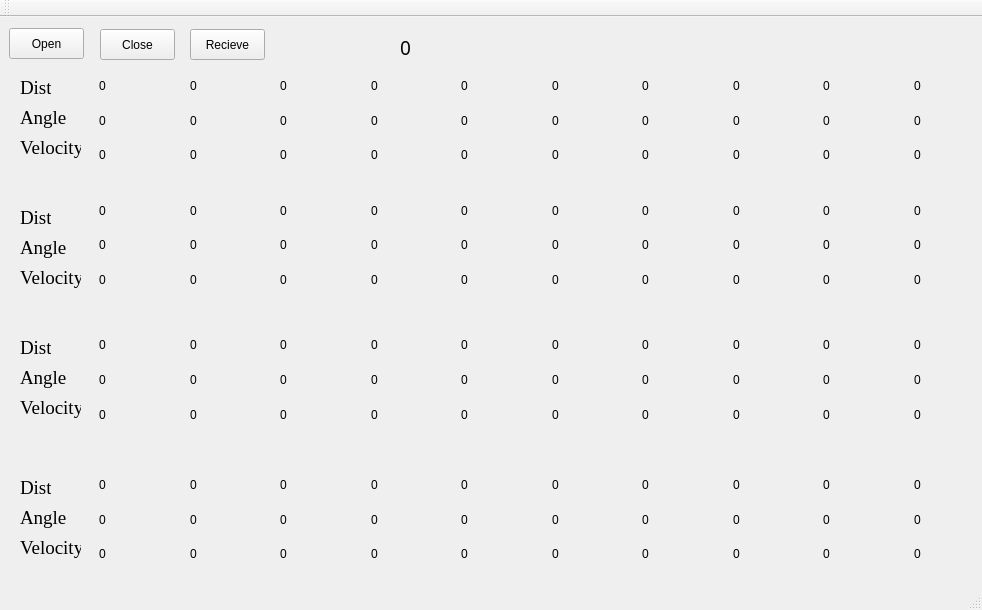
<?xml version="1.0" encoding="UTF-8"?>
<ui version="4.0">
 <class>MainWindow</class>
 <widget class="QMainWindow" name="MainWindow">
  <property name="geometry">
   <rect>
    <x>0</x>
    <y>0</y>
    <width>982</width>
    <height>610</height>
   </rect>
  </property>
  <property name="windowTitle">
   <string>MainWindow</string>
  </property>
  <widget class="QWidget" name="centralWidget">
   <widget class="QPushButton" name="btn_open">
    <property name="geometry">
     <rect>
      <x>9</x>
      <y>11</y>
      <width>75</width>
      <height>31</height>
     </rect>
    </property>
    <property name="text">
     <string>Open</string>
    </property>
   </widget>
   <widget class="QPushButton" name="btn_close">
    <property name="geometry">
     <rect>
      <x>100</x>
      <y>12</y>
      <width>75</width>
      <height>31</height>
     </rect>
    </property>
    <property name="text">
     <string>Close</string>
    </property>
   </widget>
   <widget class="QPushButton" name="btn_receive">
    <property name="geometry">
     <rect>
      <x>190</x>
      <y>12</y>
      <width>75</width>
      <height>31</height>
     </rect>
    </property>
    <property name="text">
     <string>Recieve</string>
    </property>
   </widget>
   <widget class="QLabel" name="d10_lab">
    <property name="geometry">
     <rect>
      <x>914</x>
      <y>61</y>
      <width>54</width>
      <height>16</height>
     </rect>
    </property>
    <property name="text">
     <string>0</string>
    </property>
   </widget>
   <widget class="QLabel" name="d5_lab">
    <property name="geometry">
     <rect>
      <x>461</x>
      <y>61</y>
      <width>54</width>
      <height>16</height>
     </rect>
    </property>
    <property name="text">
     <string>0</string>
    </property>
   </widget>
   <widget class="QLabel" name="d9_lab">
    <property name="geometry">
     <rect>
      <x>823</x>
      <y>61</y>
      <width>54</width>
      <height>16</height>
     </rect>
    </property>
    <property name="text">
     <string>0</string>
    </property>
   </widget>
   <widget class="QLabel" name="d2_lab">
    <property name="geometry">
     <rect>
      <x>190</x>
      <y>61</y>
      <width>54</width>
      <height>16</height>
     </rect>
    </property>
    <property name="text">
     <string>0</string>
    </property>
   </widget>
   <widget class="QLabel" name="d4_lab">
    <property name="geometry">
     <rect>
      <x>371</x>
      <y>61</y>
      <width>54</width>
      <height>16</height>
     </rect>
    </property>
    <property name="text">
     <string>0</string>
    </property>
   </widget>
   <widget class="QLabel" name="d8_lab">
    <property name="geometry">
     <rect>
      <x>733</x>
      <y>61</y>
      <width>54</width>
      <height>16</height>
     </rect>
    </property>
    <property name="text">
     <string>0</string>
    </property>
   </widget>
   <widget class="QLabel" name="d6_lab">
    <property name="geometry">
     <rect>
      <x>552</x>
      <y>61</y>
      <width>54</width>
      <height>16</height>
     </rect>
    </property>
    <property name="text">
     <string>0</string>
    </property>
   </widget>
   <widget class="QLabel" name="d7_lab">
    <property name="geometry">
     <rect>
      <x>642</x>
      <y>61</y>
      <width>54</width>
      <height>16</height>
     </rect>
    </property>
    <property name="text">
     <string>0</string>
    </property>
   </widget>
   <widget class="QLabel" name="d1_lab">
    <property name="geometry">
     <rect>
      <x>99</x>
      <y>61</y>
      <width>54</width>
      <height>16</height>
     </rect>
    </property>
    <property name="text">
     <string>0</string>
    </property>
   </widget>
   <widget class="QLabel" name="d3_lab">
    <property name="geometry">
     <rect>
      <x>280</x>
      <y>61</y>
      <width>54</width>
      <height>16</height>
     </rect>
    </property>
    <property name="text">
     <string>0</string>
    </property>
   </widget>
   <widget class="QLabel" name="a10_lab">
    <property name="geometry">
     <rect>
      <x>914</x>
      <y>96</y>
      <width>54</width>
      <height>16</height>
     </rect>
    </property>
    <property name="text">
     <string>0</string>
    </property>
   </widget>
   <widget class="QLabel" name="a9_lab">
    <property name="geometry">
     <rect>
      <x>823</x>
      <y>96</y>
      <width>54</width>
      <height>16</height>
     </rect>
    </property>
    <property name="text">
     <string>0</string>
    </property>
   </widget>
   <widget class="QLabel" name="a8_lab">
    <property name="geometry">
     <rect>
      <x>733</x>
      <y>96</y>
      <width>54</width>
      <height>16</height>
     </rect>
    </property>
    <property name="text">
     <string>0</string>
    </property>
   </widget>
   <widget class="QLabel" name="a7_lab">
    <property name="geometry">
     <rect>
      <x>642</x>
      <y>96</y>
      <width>54</width>
      <height>16</height>
     </rect>
    </property>
    <property name="text">
     <string>0</string>
    </property>
   </widget>
   <widget class="QLabel" name="a6_lab">
    <property name="geometry">
     <rect>
      <x>552</x>
      <y>96</y>
      <width>54</width>
      <height>16</height>
     </rect>
    </property>
    <property name="text">
     <string>0</string>
    </property>
   </widget>
   <widget class="QLabel" name="a5_lab">
    <property name="geometry">
     <rect>
      <x>461</x>
      <y>96</y>
      <width>54</width>
      <height>16</height>
     </rect>
    </property>
    <property name="text">
     <string>0</string>
    </property>
   </widget>
   <widget class="QLabel" name="a4_lab">
    <property name="geometry">
     <rect>
      <x>371</x>
      <y>96</y>
      <width>54</width>
      <height>16</height>
     </rect>
    </property>
    <property name="text">
     <string>0</string>
    </property>
   </widget>
   <widget class="QLabel" name="a3_lab">
    <property name="geometry">
     <rect>
      <x>280</x>
      <y>96</y>
      <width>54</width>
      <height>16</height>
     </rect>
    </property>
    <property name="text">
     <string>0</string>
    </property>
   </widget>
   <widget class="QLabel" name="a2_lab">
    <property name="geometry">
     <rect>
      <x>190</x>
      <y>96</y>
      <width>54</width>
      <height>16</height>
     </rect>
    </property>
    <property name="text">
     <string>0</string>
    </property>
   </widget>
   <widget class="QLabel" name="a1_lab">
    <property name="geometry">
     <rect>
      <x>99</x>
      <y>96</y>
      <width>54</width>
      <height>16</height>
     </rect>
    </property>
    <property name="text">
     <string>0</string>
    </property>
   </widget>
   <widget class="QLabel" name="v10_lab">
    <property name="geometry">
     <rect>
      <x>914</x>
      <y>130</y>
      <width>54</width>
      <height>16</height>
     </rect>
    </property>
    <property name="text">
     <string>0</string>
    </property>
   </widget>
   <widget class="QLabel" name="v9_lab">
    <property name="geometry">
     <rect>
      <x>823</x>
      <y>130</y>
      <width>54</width>
      <height>16</height>
     </rect>
    </property>
    <property name="text">
     <string>0</string>
    </property>
   </widget>
   <widget class="QLabel" name="v8_lab">
    <property name="geometry">
     <rect>
      <x>733</x>
      <y>130</y>
      <width>54</width>
      <height>16</height>
     </rect>
    </property>
    <property name="text">
     <string>0</string>
    </property>
   </widget>
   <widget class="QLabel" name="v7_lab">
    <property name="geometry">
     <rect>
      <x>642</x>
      <y>130</y>
      <width>54</width>
      <height>16</height>
     </rect>
    </property>
    <property name="text">
     <string>0</string>
    </property>
   </widget>
   <widget class="QLabel" name="v6_lab">
    <property name="geometry">
     <rect>
      <x>552</x>
      <y>130</y>
      <width>54</width>
      <height>16</height>
     </rect>
    </property>
    <property name="text">
     <string>0</string>
    </property>
   </widget>
   <widget class="QLabel" name="v5_lab">
    <property name="geometry">
     <rect>
      <x>461</x>
      <y>130</y>
      <width>54</width>
      <height>16</height>
     </rect>
    </property>
    <property name="text">
     <string>0</string>
    </property>
   </widget>
   <widget class="QLabel" name="v4_lab">
    <property name="geometry">
     <rect>
      <x>371</x>
      <y>130</y>
      <width>54</width>
      <height>16</height>
     </rect>
    </property>
    <property name="text">
     <string>0</string>
    </property>
   </widget>
   <widget class="QLabel" name="v3_lab">
    <property name="geometry">
     <rect>
      <x>280</x>
      <y>130</y>
      <width>54</width>
      <height>16</height>
     </rect>
    </property>
    <property name="text">
     <string>0</string>
    </property>
   </widget>
   <widget class="QLabel" name="v2_lab">
    <property name="geometry">
     <rect>
      <x>190</x>
      <y>130</y>
      <width>54</width>
      <height>16</height>
     </rect>
    </property>
    <property name="text">
     <string>0</string>
    </property>
   </widget>
   <widget class="QLabel" name="v1_lab">
    <property name="geometry">
     <rect>
      <x>99</x>
      <y>130</y>
      <width>54</width>
      <height>16</height>
     </rect>
    </property>
    <property name="text">
     <string>0</string>
    </property>
   </widget>
   <widget class="QLabel" name="d19_lab">
    <property name="geometry">
     <rect>
      <x>823</x>
      <y>186</y>
      <width>54</width>
      <height>16</height>
     </rect>
    </property>
    <property name="text">
     <string>0</string>
    </property>
   </widget>
   <widget class="QLabel" name="d14_lab">
    <property name="geometry">
     <rect>
      <x>371</x>
      <y>186</y>
      <width>54</width>
      <height>16</height>
     </rect>
    </property>
    <property name="text">
     <string>0</string>
    </property>
   </widget>
   <widget class="QLabel" name="d16_lab">
    <property name="geometry">
     <rect>
      <x>552</x>
      <y>186</y>
      <width>54</width>
      <height>16</height>
     </rect>
    </property>
    <property name="text">
     <string>0</string>
    </property>
   </widget>
   <widget class="QLabel" name="a20_lab">
    <property name="geometry">
     <rect>
      <x>914</x>
      <y>220</y>
      <width>54</width>
      <height>16</height>
     </rect>
    </property>
    <property name="text">
     <string>0</string>
    </property>
   </widget>
   <widget class="QLabel" name="a19_lab">
    <property name="geometry">
     <rect>
      <x>823</x>
      <y>220</y>
      <width>54</width>
      <height>16</height>
     </rect>
    </property>
    <property name="text">
     <string>0</string>
    </property>
   </widget>
   <widget class="QLabel" name="v14_lab">
    <property name="geometry">
     <rect>
      <x>371</x>
      <y>255</y>
      <width>54</width>
      <height>16</height>
     </rect>
    </property>
    <property name="text">
     <string>0</string>
    </property>
   </widget>
   <widget class="QLabel" name="d12_lab">
    <property name="geometry">
     <rect>
      <x>190</x>
      <y>186</y>
      <width>54</width>
      <height>16</height>
     </rect>
    </property>
    <property name="text">
     <string>0</string>
    </property>
   </widget>
   <widget class="QLabel" name="v17_lab">
    <property name="geometry">
     <rect>
      <x>642</x>
      <y>255</y>
      <width>54</width>
      <height>16</height>
     </rect>
    </property>
    <property name="text">
     <string>0</string>
    </property>
   </widget>
   <widget class="QLabel" name="v18_lab">
    <property name="geometry">
     <rect>
      <x>733</x>
      <y>255</y>
      <width>54</width>
      <height>16</height>
     </rect>
    </property>
    <property name="text">
     <string>0</string>
    </property>
   </widget>
   <widget class="QLabel" name="v19_lab">
    <property name="geometry">
     <rect>
      <x>823</x>
      <y>255</y>
      <width>54</width>
      <height>16</height>
     </rect>
    </property>
    <property name="text">
     <string>0</string>
    </property>
   </widget>
   <widget class="QLabel" name="v15_lab">
    <property name="geometry">
     <rect>
      <x>461</x>
      <y>255</y>
      <width>54</width>
      <height>16</height>
     </rect>
    </property>
    <property name="text">
     <string>0</string>
    </property>
   </widget>
   <widget class="QLabel" name="v20_lab">
    <property name="geometry">
     <rect>
      <x>914</x>
      <y>255</y>
      <width>54</width>
      <height>16</height>
     </rect>
    </property>
    <property name="text">
     <string>0</string>
    </property>
   </widget>
   <widget class="QLabel" name="d17_lab">
    <property name="geometry">
     <rect>
      <x>642</x>
      <y>186</y>
      <width>54</width>
      <height>16</height>
     </rect>
    </property>
    <property name="text">
     <string>0</string>
    </property>
   </widget>
   <widget class="QLabel" name="a15_lab">
    <property name="geometry">
     <rect>
      <x>461</x>
      <y>220</y>
      <width>54</width>
      <height>16</height>
     </rect>
    </property>
    <property name="text">
     <string>0</string>
    </property>
   </widget>
   <widget class="QLabel" name="v16_lab">
    <property name="geometry">
     <rect>
      <x>552</x>
      <y>255</y>
      <width>54</width>
      <height>16</height>
     </rect>
    </property>
    <property name="text">
     <string>0</string>
    </property>
   </widget>
   <widget class="QLabel" name="d20_lab">
    <property name="geometry">
     <rect>
      <x>914</x>
      <y>186</y>
      <width>54</width>
      <height>16</height>
     </rect>
    </property>
    <property name="text">
     <string>0</string>
    </property>
   </widget>
   <widget class="QLabel" name="v12_lab">
    <property name="geometry">
     <rect>
      <x>190</x>
      <y>255</y>
      <width>54</width>
      <height>16</height>
     </rect>
    </property>
    <property name="text">
     <string>0</string>
    </property>
   </widget>
   <widget class="QLabel" name="a13_lab">
    <property name="geometry">
     <rect>
      <x>280</x>
      <y>220</y>
      <width>54</width>
      <height>16</height>
     </rect>
    </property>
    <property name="text">
     <string>0</string>
    </property>
   </widget>
   <widget class="QLabel" name="d18_lab">
    <property name="geometry">
     <rect>
      <x>733</x>
      <y>186</y>
      <width>54</width>
      <height>16</height>
     </rect>
    </property>
    <property name="text">
     <string>0</string>
    </property>
   </widget>
   <widget class="QLabel" name="d13_lab">
    <property name="geometry">
     <rect>
      <x>280</x>
      <y>186</y>
      <width>54</width>
      <height>16</height>
     </rect>
    </property>
    <property name="text">
     <string>0</string>
    </property>
   </widget>
   <widget class="QLabel" name="v11_lab">
    <property name="geometry">
     <rect>
      <x>99</x>
      <y>255</y>
      <width>54</width>
      <height>16</height>
     </rect>
    </property>
    <property name="text">
     <string>0</string>
    </property>
   </widget>
   <widget class="QLabel" name="a16_lab">
    <property name="geometry">
     <rect>
      <x>552</x>
      <y>220</y>
      <width>54</width>
      <height>16</height>
     </rect>
    </property>
    <property name="text">
     <string>0</string>
    </property>
   </widget>
   <widget class="QLabel" name="a11_lab">
    <property name="geometry">
     <rect>
      <x>99</x>
      <y>220</y>
      <width>54</width>
      <height>16</height>
     </rect>
    </property>
    <property name="text">
     <string>0</string>
    </property>
   </widget>
   <widget class="QLabel" name="d15_lab">
    <property name="geometry">
     <rect>
      <x>461</x>
      <y>186</y>
      <width>54</width>
      <height>16</height>
     </rect>
    </property>
    <property name="text">
     <string>0</string>
    </property>
   </widget>
   <widget class="QLabel" name="a12_lab">
    <property name="geometry">
     <rect>
      <x>190</x>
      <y>220</y>
      <width>54</width>
      <height>16</height>
     </rect>
    </property>
    <property name="text">
     <string>0</string>
    </property>
   </widget>
   <widget class="QLabel" name="a18_lab">
    <property name="geometry">
     <rect>
      <x>733</x>
      <y>220</y>
      <width>54</width>
      <height>16</height>
     </rect>
    </property>
    <property name="text">
     <string>0</string>
    </property>
   </widget>
   <widget class="QLabel" name="v13_lab">
    <property name="geometry">
     <rect>
      <x>280</x>
      <y>255</y>
      <width>54</width>
      <height>16</height>
     </rect>
    </property>
    <property name="text">
     <string>0</string>
    </property>
   </widget>
   <widget class="QLabel" name="a17_lab">
    <property name="geometry">
     <rect>
      <x>642</x>
      <y>220</y>
      <width>54</width>
      <height>16</height>
     </rect>
    </property>
    <property name="text">
     <string>0</string>
    </property>
   </widget>
   <widget class="QLabel" name="a14_lab">
    <property name="geometry">
     <rect>
      <x>371</x>
      <y>220</y>
      <width>54</width>
      <height>16</height>
     </rect>
    </property>
    <property name="text">
     <string>0</string>
    </property>
   </widget>
   <widget class="QLabel" name="d11_lab">
    <property name="geometry">
     <rect>
      <x>99</x>
      <y>186</y>
      <width>54</width>
      <height>16</height>
     </rect>
    </property>
    <property name="text">
     <string>0</string>
    </property>
   </widget>
   <widget class="QLabel" name="d24_lab">
    <property name="geometry">
     <rect>
      <x>371</x>
      <y>320</y>
      <width>54</width>
      <height>16</height>
     </rect>
    </property>
    <property name="text">
     <string>0</string>
    </property>
   </widget>
   <widget class="QLabel" name="d26_lab">
    <property name="geometry">
     <rect>
      <x>552</x>
      <y>320</y>
      <width>54</width>
      <height>16</height>
     </rect>
    </property>
    <property name="text">
     <string>0</string>
    </property>
   </widget>
   <widget class="QLabel" name="v24_lab">
    <property name="geometry">
     <rect>
      <x>371</x>
      <y>390</y>
      <width>54</width>
      <height>16</height>
     </rect>
    </property>
    <property name="text">
     <string>0</string>
    </property>
   </widget>
   <widget class="QLabel" name="label_64">
    <property name="geometry">
     <rect>
      <x>552</x>
      <y>460</y>
      <width>54</width>
      <height>16</height>
     </rect>
    </property>
    <property name="text">
     <string>0</string>
    </property>
   </widget>
   <widget class="QLabel" name="label_65">
    <property name="geometry">
     <rect>
      <x>914</x>
      <y>495</y>
      <width>54</width>
      <height>16</height>
     </rect>
    </property>
    <property name="text">
     <string>0</string>
    </property>
   </widget>
   <widget class="QLabel" name="label_66">
    <property name="geometry">
     <rect>
      <x>733</x>
      <y>460</y>
      <width>54</width>
      <height>16</height>
     </rect>
    </property>
    <property name="text">
     <string>0</string>
    </property>
   </widget>
   <widget class="QLabel" name="d31_lab">
    <property name="geometry">
     <rect>
      <x>99</x>
      <y>460</y>
      <width>54</width>
      <height>16</height>
     </rect>
    </property>
    <property name="text">
     <string>0</string>
    </property>
   </widget>
   <widget class="QLabel" name="d34_lab">
    <property name="geometry">
     <rect>
      <x>371</x>
      <y>460</y>
      <width>54</width>
      <height>16</height>
     </rect>
    </property>
    <property name="text">
     <string>0</string>
    </property>
   </widget>
   <widget class="QLabel" name="v34_lab">
    <property name="geometry">
     <rect>
      <x>371</x>
      <y>529</y>
      <width>54</width>
      <height>16</height>
     </rect>
    </property>
    <property name="text">
     <string>0</string>
    </property>
   </widget>
   <widget class="QLabel" name="v31_lab">
    <property name="geometry">
     <rect>
      <x>99</x>
      <y>529</y>
      <width>54</width>
      <height>16</height>
     </rect>
    </property>
    <property name="text">
     <string>0</string>
    </property>
   </widget>
   <widget class="QLabel" name="v29_lab">
    <property name="geometry">
     <rect>
      <x>823</x>
      <y>390</y>
      <width>54</width>
      <height>16</height>
     </rect>
    </property>
    <property name="text">
     <string>0</string>
    </property>
   </widget>
   <widget class="QLabel" name="label_72">
    <property name="geometry">
     <rect>
      <x>914</x>
      <y>460</y>
      <width>54</width>
      <height>16</height>
     </rect>
    </property>
    <property name="text">
     <string>0</string>
    </property>
   </widget>
   <widget class="QLabel" name="a27_lab">
    <property name="geometry">
     <rect>
      <x>642</x>
      <y>355</y>
      <width>54</width>
      <height>16</height>
     </rect>
    </property>
    <property name="text">
     <string>0</string>
    </property>
   </widget>
   <widget class="QLabel" name="label_74">
    <property name="geometry">
     <rect>
      <x>733</x>
      <y>495</y>
      <width>54</width>
      <height>16</height>
     </rect>
    </property>
    <property name="text">
     <string>0</string>
    </property>
   </widget>
   <widget class="QLabel" name="v30_lab">
    <property name="geometry">
     <rect>
      <x>914</x>
      <y>390</y>
      <width>54</width>
      <height>16</height>
     </rect>
    </property>
    <property name="text">
     <string>0</string>
    </property>
   </widget>
   <widget class="QLabel" name="v22_lab">
    <property name="geometry">
     <rect>
      <x>190</x>
      <y>390</y>
      <width>54</width>
      <height>16</height>
     </rect>
    </property>
    <property name="text">
     <string>0</string>
    </property>
   </widget>
   <widget class="QLabel" name="label_77">
    <property name="geometry">
     <rect>
      <x>642</x>
      <y>495</y>
      <width>54</width>
      <height>16</height>
     </rect>
    </property>
    <property name="text">
     <string>0</string>
    </property>
   </widget>
   <widget class="QLabel" name="d29_lab">
    <property name="geometry">
     <rect>
      <x>823</x>
      <y>320</y>
      <width>54</width>
      <height>16</height>
     </rect>
    </property>
    <property name="text">
     <string>0</string>
    </property>
   </widget>
   <widget class="QLabel" name="a29_lab">
    <property name="geometry">
     <rect>
      <x>823</x>
      <y>355</y>
      <width>54</width>
      <height>16</height>
     </rect>
    </property>
    <property name="text">
     <string>0</string>
    </property>
   </widget>
   <widget class="QLabel" name="d27_lab">
    <property name="geometry">
     <rect>
      <x>642</x>
      <y>320</y>
      <width>54</width>
      <height>16</height>
     </rect>
    </property>
    <property name="text">
     <string>0</string>
    </property>
   </widget>
   <widget class="QLabel" name="v28_lab">
    <property name="geometry">
     <rect>
      <x>733</x>
      <y>390</y>
      <width>54</width>
      <height>16</height>
     </rect>
    </property>
    <property name="text">
     <string>0</string>
    </property>
   </widget>
   <widget class="QLabel" name="label_82">
    <property name="geometry">
     <rect>
      <x>823</x>
      <y>495</y>
      <width>54</width>
      <height>16</height>
     </rect>
    </property>
    <property name="text">
     <string>0</string>
    </property>
   </widget>
   <widget class="QLabel" name="label_83">
    <property name="geometry">
     <rect>
      <x>552</x>
      <y>529</y>
      <width>54</width>
      <height>16</height>
     </rect>
    </property>
    <property name="text">
     <string>0</string>
    </property>
   </widget>
   <widget class="QLabel" name="label_84">
    <property name="geometry">
     <rect>
      <x>823</x>
      <y>529</y>
      <width>54</width>
      <height>16</height>
     </rect>
    </property>
    <property name="text">
     <string>0</string>
    </property>
   </widget>
   <widget class="QLabel" name="a32_lab">
    <property name="geometry">
     <rect>
      <x>190</x>
      <y>495</y>
      <width>54</width>
      <height>16</height>
     </rect>
    </property>
    <property name="text">
     <string>0</string>
    </property>
   </widget>
   <widget class="QLabel" name="v27_lab">
    <property name="geometry">
     <rect>
      <x>642</x>
      <y>390</y>
      <width>54</width>
      <height>16</height>
     </rect>
    </property>
    <property name="text">
     <string>0</string>
    </property>
   </widget>
   <widget class="QLabel" name="d28_lab">
    <property name="geometry">
     <rect>
      <x>733</x>
      <y>320</y>
      <width>54</width>
      <height>16</height>
     </rect>
    </property>
    <property name="text">
     <string>0</string>
    </property>
   </widget>
   <widget class="QLabel" name="label_88">
    <property name="geometry">
     <rect>
      <x>914</x>
      <y>529</y>
      <width>54</width>
      <height>16</height>
     </rect>
    </property>
    <property name="text">
     <string>0</string>
    </property>
   </widget>
   <widget class="QLabel" name="v33_lab">
    <property name="geometry">
     <rect>
      <x>280</x>
      <y>529</y>
      <width>54</width>
      <height>16</height>
     </rect>
    </property>
    <property name="text">
     <string>0</string>
    </property>
   </widget>
   <widget class="QLabel" name="a21_lab">
    <property name="geometry">
     <rect>
      <x>99</x>
      <y>355</y>
      <width>54</width>
      <height>16</height>
     </rect>
    </property>
    <property name="text">
     <string>0</string>
    </property>
   </widget>
   <widget class="QLabel" name="label_91">
    <property name="geometry">
     <rect>
      <x>461</x>
      <y>495</y>
      <width>54</width>
      <height>16</height>
     </rect>
    </property>
    <property name="text">
     <string>0</string>
    </property>
   </widget>
   <widget class="QLabel" name="label_92">
    <property name="geometry">
     <rect>
      <x>733</x>
      <y>529</y>
      <width>54</width>
      <height>16</height>
     </rect>
    </property>
    <property name="text">
     <string>0</string>
    </property>
   </widget>
   <widget class="QLabel" name="label_93">
    <property name="geometry">
     <rect>
      <x>461</x>
      <y>460</y>
      <width>54</width>
      <height>16</height>
     </rect>
    </property>
    <property name="text">
     <string>0</string>
    </property>
   </widget>
   <widget class="QLabel" name="v26_lab">
    <property name="geometry">
     <rect>
      <x>552</x>
      <y>390</y>
      <width>54</width>
      <height>16</height>
     </rect>
    </property>
    <property name="text">
     <string>0</string>
    </property>
   </widget>
   <widget class="QLabel" name="a26_lab">
    <property name="geometry">
     <rect>
      <x>552</x>
      <y>355</y>
      <width>54</width>
      <height>16</height>
     </rect>
    </property>
    <property name="text">
     <string>0</string>
    </property>
   </widget>
   <widget class="QLabel" name="v23_lab">
    <property name="geometry">
     <rect>
      <x>280</x>
      <y>390</y>
      <width>54</width>
      <height>16</height>
     </rect>
    </property>
    <property name="text">
     <string>0</string>
    </property>
   </widget>
   <widget class="QLabel" name="label_97">
    <property name="geometry">
     <rect>
      <x>461</x>
      <y>529</y>
      <width>54</width>
      <height>16</height>
     </rect>
    </property>
    <property name="text">
     <string>0</string>
    </property>
   </widget>
   <widget class="QLabel" name="label_98">
    <property name="geometry">
     <rect>
      <x>823</x>
      <y>460</y>
      <width>54</width>
      <height>16</height>
     </rect>
    </property>
    <property name="text">
     <string>0</string>
    </property>
   </widget>
   <widget class="QLabel" name="a24_lab">
    <property name="geometry">
     <rect>
      <x>371</x>
      <y>355</y>
      <width>54</width>
      <height>16</height>
     </rect>
    </property>
    <property name="text">
     <string>0</string>
    </property>
   </widget>
   <widget class="QLabel" name="d22_lab">
    <property name="geometry">
     <rect>
      <x>190</x>
      <y>320</y>
      <width>54</width>
      <height>16</height>
     </rect>
    </property>
    <property name="text">
     <string>0</string>
    </property>
   </widget>
   <widget class="QLabel" name="a22_lab">
    <property name="geometry">
     <rect>
      <x>190</x>
      <y>355</y>
      <width>54</width>
      <height>16</height>
     </rect>
    </property>
    <property name="text">
     <string>0</string>
    </property>
   </widget>
   <widget class="QLabel" name="a34_lab">
    <property name="geometry">
     <rect>
      <x>371</x>
      <y>495</y>
      <width>54</width>
      <height>16</height>
     </rect>
    </property>
    <property name="text">
     <string>0</string>
    </property>
   </widget>
   <widget class="QLabel" name="v25_lab">
    <property name="geometry">
     <rect>
      <x>461</x>
      <y>390</y>
      <width>54</width>
      <height>16</height>
     </rect>
    </property>
    <property name="text">
     <string>0</string>
    </property>
   </widget>
   <widget class="QLabel" name="a23_lab">
    <property name="geometry">
     <rect>
      <x>280</x>
      <y>355</y>
      <width>54</width>
      <height>16</height>
     </rect>
    </property>
    <property name="text">
     <string>0</string>
    </property>
   </widget>
   <widget class="QLabel" name="label_105">
    <property name="geometry">
     <rect>
      <x>642</x>
      <y>460</y>
      <width>54</width>
      <height>16</height>
     </rect>
    </property>
    <property name="text">
     <string>0</string>
    </property>
   </widget>
   <widget class="QLabel" name="label_106">
    <property name="geometry">
     <rect>
      <x>642</x>
      <y>529</y>
      <width>54</width>
      <height>16</height>
     </rect>
    </property>
    <property name="text">
     <string>0</string>
    </property>
   </widget>
   <widget class="QLabel" name="a31_lab">
    <property name="geometry">
     <rect>
      <x>99</x>
      <y>495</y>
      <width>54</width>
      <height>16</height>
     </rect>
    </property>
    <property name="text">
     <string>0</string>
    </property>
   </widget>
   <widget class="QLabel" name="d21_lab">
    <property name="geometry">
     <rect>
      <x>99</x>
      <y>320</y>
      <width>54</width>
      <height>16</height>
     </rect>
    </property>
    <property name="text">
     <string>0</string>
    </property>
   </widget>
   <widget class="QLabel" name="a33_lab">
    <property name="geometry">
     <rect>
      <x>280</x>
      <y>495</y>
      <width>54</width>
      <height>16</height>
     </rect>
    </property>
    <property name="text">
     <string>0</string>
    </property>
   </widget>
   <widget class="QLabel" name="d30_lab">
    <property name="geometry">
     <rect>
      <x>914</x>
      <y>320</y>
      <width>54</width>
      <height>16</height>
     </rect>
    </property>
    <property name="text">
     <string>0</string>
    </property>
   </widget>
   <widget class="QLabel" name="d33_lab">
    <property name="geometry">
     <rect>
      <x>280</x>
      <y>460</y>
      <width>54</width>
      <height>16</height>
     </rect>
    </property>
    <property name="text">
     <string>0</string>
    </property>
   </widget>
   <widget class="QLabel" name="d25_lab">
    <property name="geometry">
     <rect>
      <x>461</x>
      <y>320</y>
      <width>54</width>
      <height>16</height>
     </rect>
    </property>
    <property name="text">
     <string>0</string>
    </property>
   </widget>
   <widget class="QLabel" name="a25_lab">
    <property name="geometry">
     <rect>
      <x>461</x>
      <y>355</y>
      <width>54</width>
      <height>16</height>
     </rect>
    </property>
    <property name="text">
     <string>0</string>
    </property>
   </widget>
   <widget class="QLabel" name="a28_lab">
    <property name="geometry">
     <rect>
      <x>733</x>
      <y>355</y>
      <width>54</width>
      <height>16</height>
     </rect>
    </property>
    <property name="text">
     <string>0</string>
    </property>
   </widget>
   <widget class="QLabel" name="a30_lab">
    <property name="geometry">
     <rect>
      <x>914</x>
      <y>355</y>
      <width>54</width>
      <height>16</height>
     </rect>
    </property>
    <property name="text">
     <string>0</string>
    </property>
   </widget>
   <widget class="QLabel" name="v21_lab">
    <property name="geometry">
     <rect>
      <x>99</x>
      <y>390</y>
      <width>54</width>
      <height>16</height>
     </rect>
    </property>
    <property name="text">
     <string>0</string>
    </property>
   </widget>
   <widget class="QLabel" name="d23_lab">
    <property name="geometry">
     <rect>
      <x>280</x>
      <y>320</y>
      <width>54</width>
      <height>16</height>
     </rect>
    </property>
    <property name="text">
     <string>0</string>
    </property>
   </widget>
   <widget class="QLabel" name="d32_lab">
    <property name="geometry">
     <rect>
      <x>190</x>
      <y>460</y>
      <width>54</width>
      <height>16</height>
     </rect>
    </property>
    <property name="text">
     <string>0</string>
    </property>
   </widget>
   <widget class="QLabel" name="label_119">
    <property name="geometry">
     <rect>
      <x>552</x>
      <y>495</y>
      <width>54</width>
      <height>16</height>
     </rect>
    </property>
    <property name="text">
     <string>0</string>
    </property>
   </widget>
   <widget class="QLabel" name="v32_lab">
    <property name="geometry">
     <rect>
      <x>190</x>
      <y>529</y>
      <width>54</width>
      <height>16</height>
     </rect>
    </property>
    <property name="text">
     <string>0</string>
    </property>
   </widget>
   <widget class="QLabel" name="hex_lab">
    <property name="geometry">
     <rect>
      <x>400</x>
      <y>20</y>
      <width>241</width>
      <height>21</height>
     </rect>
    </property>
    <property name="font">
     <font>
      <family>Agency FB</family>
      <pointsize>14</pointsize>
     </font>
    </property>
    <property name="text">
     <string>0</string>
    </property>
   </widget>
   <widget class="QLabel" name="hex_lab_2">
    <property name="geometry">
     <rect>
      <x>20</x>
      <y>60</y>
      <width>31</width>
      <height>21</height>
     </rect>
    </property>
    <property name="font">
     <font>
      <family>Times New Roman</family>
      <pointsize>14</pointsize>
     </font>
    </property>
    <property name="text">
     <string>Dist</string>
    </property>
   </widget>
   <widget class="QLabel" name="hex_lab_3">
    <property name="geometry">
     <rect>
      <x>20</x>
      <y>90</y>
      <width>61</width>
      <height>21</height>
     </rect>
    </property>
    <property name="font">
     <font>
      <family>Times New Roman</family>
      <pointsize>14</pointsize>
     </font>
    </property>
    <property name="text">
     <string>Angle</string>
    </property>
   </widget>
   <widget class="QLabel" name="hex_lab_4">
    <property name="geometry">
     <rect>
      <x>20</x>
      <y>120</y>
      <width>61</width>
      <height>21</height>
     </rect>
    </property>
    <property name="font">
     <font>
      <family>Times New Roman</family>
      <pointsize>14</pointsize>
     </font>
    </property>
    <property name="text">
     <string>Velocity</string>
    </property>
   </widget>
   <widget class="QLabel" name="hex_lab_5">
    <property name="geometry">
     <rect>
      <x>20</x>
      <y>250</y>
      <width>61</width>
      <height>21</height>
     </rect>
    </property>
    <property name="font">
     <font>
      <family>Times New Roman</family>
      <pointsize>14</pointsize>
     </font>
    </property>
    <property name="text">
     <string>Velocity</string>
    </property>
   </widget>
   <widget class="QLabel" name="hex_lab_6">
    <property name="geometry">
     <rect>
      <x>20</x>
      <y>190</y>
      <width>31</width>
      <height>21</height>
     </rect>
    </property>
    <property name="font">
     <font>
      <family>Times New Roman</family>
      <pointsize>14</pointsize>
     </font>
    </property>
    <property name="text">
     <string>Dist</string>
    </property>
   </widget>
   <widget class="QLabel" name="hex_lab_7">
    <property name="geometry">
     <rect>
      <x>20</x>
      <y>220</y>
      <width>61</width>
      <height>21</height>
     </rect>
    </property>
    <property name="font">
     <font>
      <family>Times New Roman</family>
      <pointsize>14</pointsize>
     </font>
    </property>
    <property name="text">
     <string>Angle</string>
    </property>
   </widget>
   <widget class="QLabel" name="hex_lab_8">
    <property name="geometry">
     <rect>
      <x>20</x>
      <y>320</y>
      <width>31</width>
      <height>21</height>
     </rect>
    </property>
    <property name="font">
     <font>
      <family>Times New Roman</family>
      <pointsize>14</pointsize>
     </font>
    </property>
    <property name="text">
     <string>Dist</string>
    </property>
   </widget>
   <widget class="QLabel" name="hex_lab_9">
    <property name="geometry">
     <rect>
      <x>20</x>
      <y>380</y>
      <width>61</width>
      <height>21</height>
     </rect>
    </property>
    <property name="font">
     <font>
      <family>Times New Roman</family>
      <pointsize>14</pointsize>
     </font>
    </property>
    <property name="text">
     <string>Velocity</string>
    </property>
   </widget>
   <widget class="QLabel" name="hex_lab_10">
    <property name="geometry">
     <rect>
      <x>20</x>
      <y>350</y>
      <width>61</width>
      <height>21</height>
     </rect>
    </property>
    <property name="font">
     <font>
      <family>Times New Roman</family>
      <pointsize>14</pointsize>
     </font>
    </property>
    <property name="text">
     <string>Angle</string>
    </property>
   </widget>
   <widget class="QLabel" name="hex_lab_11">
    <property name="geometry">
     <rect>
      <x>20</x>
      <y>460</y>
      <width>31</width>
      <height>21</height>
     </rect>
    </property>
    <property name="font">
     <font>
      <family>Times New Roman</family>
      <pointsize>14</pointsize>
     </font>
    </property>
    <property name="text">
     <string>Dist</string>
    </property>
   </widget>
   <widget class="QLabel" name="hex_lab_12">
    <property name="geometry">
     <rect>
      <x>20</x>
      <y>520</y>
      <width>61</width>
      <height>21</height>
     </rect>
    </property>
    <property name="font">
     <font>
      <family>Times New Roman</family>
      <pointsize>14</pointsize>
     </font>
    </property>
    <property name="text">
     <string>Velocity</string>
    </property>
   </widget>
   <widget class="QLabel" name="hex_lab_13">
    <property name="geometry">
     <rect>
      <x>20</x>
      <y>490</y>
      <width>61</width>
      <height>21</height>
     </rect>
    </property>
    <property name="font">
     <font>
      <family>Times New Roman</family>
      <pointsize>14</pointsize>
     </font>
    </property>
    <property name="text">
     <string>Angle</string>
    </property>
   </widget>
  </widget>
  <widget class="QMenuBar" name="menuBar">
   <property name="geometry">
    <rect>
     <x>0</x>
     <y>0</y>
     <width>982</width>
     <height>23</height>
    </rect>
   </property>
  </widget>
  <widget class="QToolBar" name="toolBar">
   <attribute name="toolBarArea">
    <enum>TopToolBarArea</enum>
   </attribute>
   <attribute name="toolBarBreak">
    <bool>false</bool>
   </attribute>
  </widget>
  <widget class="QStatusBar" name="statusBar"/>
 </widget>
 <layoutdefault spacing="6" margin="11"/>
 <resources/>
 <connections/>
</ui>
